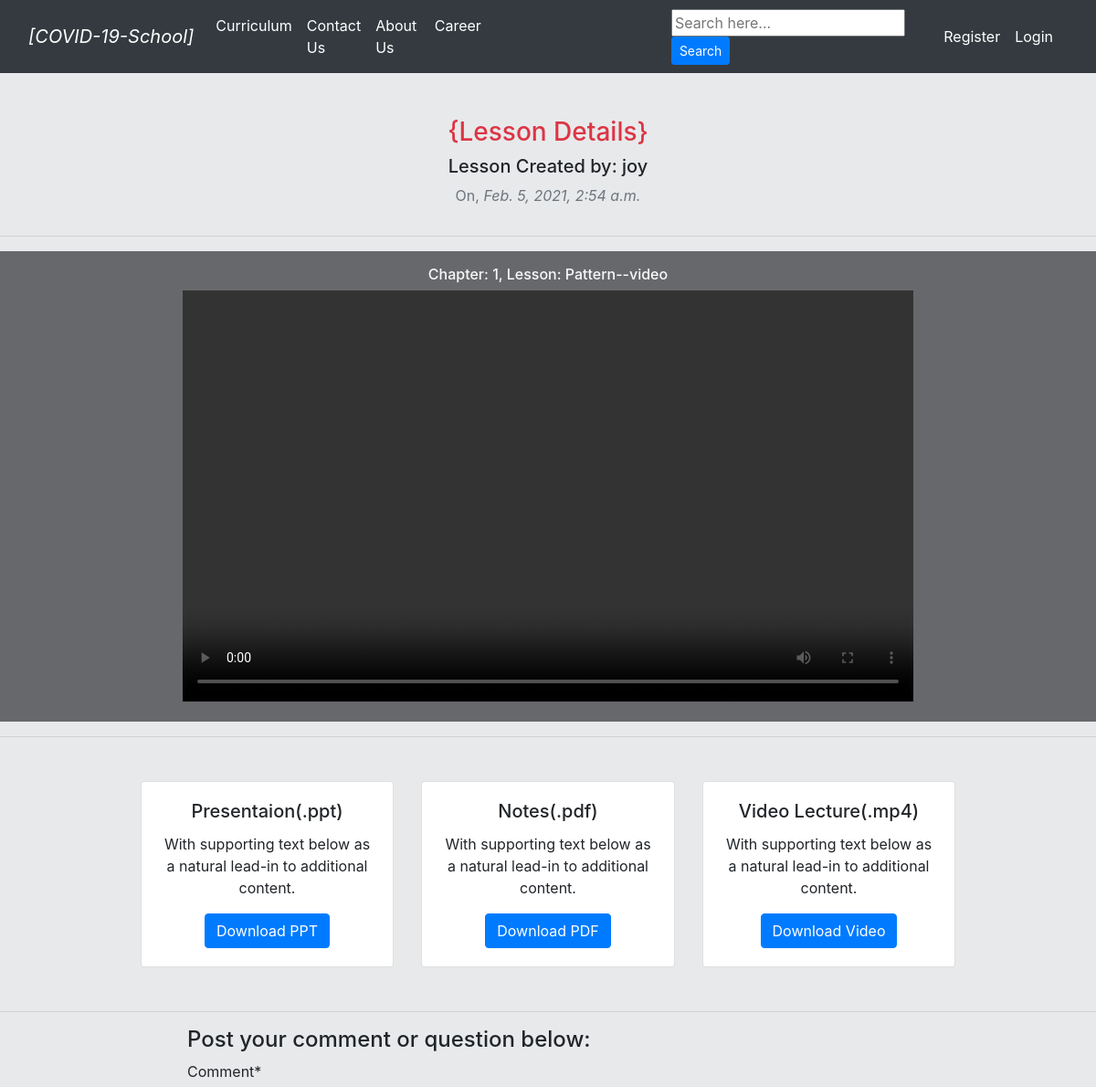
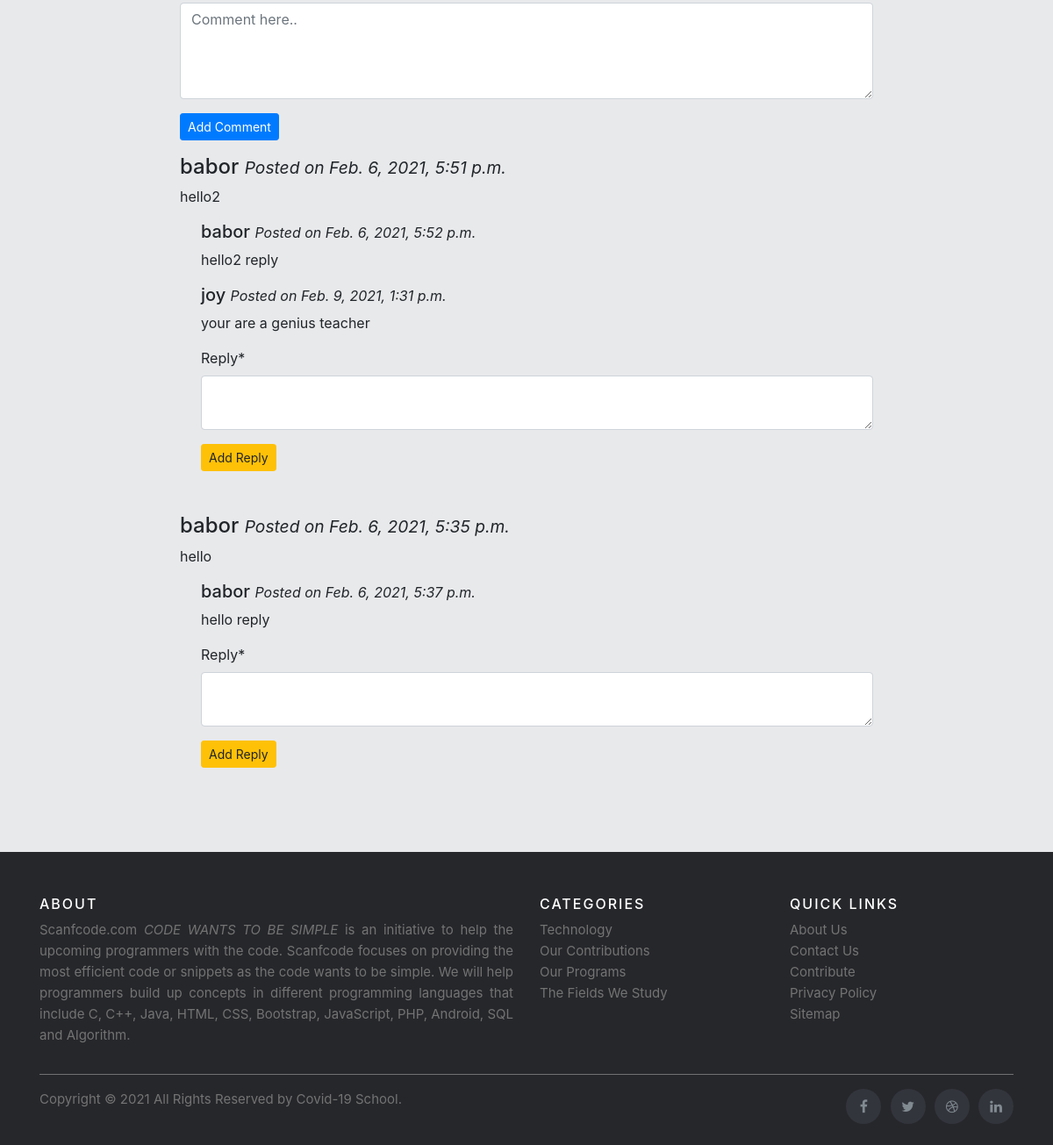
The app's page /curriculum/6th-class/mathematics/pattern/ with its own data (2 pictures, top to bottom).
### curriculum/models.py (models this page shows, shortened)
class Lesson(models.Model):
	lesson_id = models.CharField(max_length=100, unique=True)
	name = models.CharField(max_length=250)
	Standard = models.ForeignKey(Standard, on_delete=models.CASCADE)
	created_by = models.ForeignKey(User, on_delete=models.CASCADE)
	created_at = models.DateTimeField(auto_now_add=True)
	subject = models.ForeignKey(Subject, on_delete=models.CASCADE, related_name='lessons')
	position = models.PositiveSmallIntegerField(verbose_name='chapter no.')
	slug = models.SlugField(null=True, blank=True)
	video = models.FileField(upload_to=save_lesson_files, verbose_name='Video', blank=True, null=True)
	ppt = models.FileField(upload_to=save_lesson_files, verbose_name='Presentation', blank=True)
	Notes = models.FileField(upload_to=save_lesson_files, verbose_name='Notes', blank=True)
	class Meta:
		ordering = ['position']

class Comment(models.Model):
	lesson_name = models.ForeignKey(Lesson, on_delete=models.CASCADE, null=True, related_name='comments')
	comm_name = models.CharField(max_length=100, blank=True)
	author = models.ForeignKey(User, on_delete=models.CASCADE)
	body = models.TextField(max_length=500)
	date_added = models.DateTimeField(auto_now_add=True)
	class Meta:
		ordering = ['-date_added']

class Reply(models.Model):
	comment_name = models.ForeignKey(Comment, on_delete=models.CASCADE, related_name='replies')
	reply_body = models.TextField(max_length=500)
	author = models.ForeignKey(User, on_delete=models.CASCADE)
	date_added = models.DateTimeField(auto_now_add=True)

### curriculum/views.py (the view, shortened to what this page needs)
# urls.py: path('<str:standard>/<str:subject>/<slug:slug>/', LessonDetailView.as_view(), name='lesson_detail'),
class LessonDetailView(DetailView, FormView):
	model = Lesson
	context_object_name = 'lessons'
	template_name = 'curriculum/lesson_detail_view.html'
	form_class = CommentForm
	second_form_class = ReplyForm
	def get_context_data(self, **kwargs):
		context = super(LessonDetailView, self).get_context_data(**kwargs)
		if 'form' not in context:
			context['form'] = self.form_class()
		if 'form2' not in context:
			context['form2'] = self.second_form_class()
		return context

### curriculum/forms.py
class CommentForm(forms.ModelForm):
	class Meta:
		model = Comment
		fields = ['body']
		labels = {'body': 'Comment'}
		widgets = {
			'body': forms.Textarea(attrs={'class':'form-control', 'rows':4, 'cols':50, 'placeholder':'Comment here..'}),
		}

class ReplyForm(forms.ModelForm):
	class Meta:
		model = Reply
		fields = ['reply_body']
		labels = {'reply_body': 'Reply'}
		widgets = {
			'reply_body': forms.Textarea(attrs={'class':'form-control', 'rows':2, 'cols':20}),
		}

### curriculum/templates/curriculum/lesson_detail_view.html (shortened to what this page needs)
{% extends 'base.html' %}
{% load crispy_forms_tags %}
{% block content %}
	<div class="row py-5" style="background-color: #E8E9EB;">
		<div class="col">
			<div class="row text-center">
				<div class="col">
					<h3 class="text-danger">{Lesson Details}</h3>
					<h5 class="">Lesson Created by: {{lessons.created_by}}</h5> <p class="text-secondary">On, <i>{{lessons.created_at}}</i></p>
				</div>
			</div><hr>
			<div class="row bg-faded justify-content-center text-center" style="background-color: #67686b;">
				<div class="col-md-9 my-3">
					<h6 class="text-light">Chapter: {{lessons.position}}, Lesson: {{lessons.name}}--video</h6>
					<video width="800" height="450" controls>
					  <source src="{{lessons.video.url}}" type="video/mp4">
					</video>
				</div>
			</div><hr>
			<div class="row justify-content-center my-5">
				<div class="col-sm-6 col-md-3 text-center">
				    <div class="card">
				      <div class="card-body">
				        <h5 class="card-title">Presentaion(.ppt)</h5>
				        <p class="card-text">With supporting text below as a natural lead-in to additional content.</p>
				        <a href="{{lessons.ppt.url}}" class="btn btn-primary" download>Download PPT</a>
				      </div>
				    </div>
				</div>
				<div class="col-sm-6 col-md-3 text-center">
				    <div class="card">
				      <div class="card-body">
				        <h5 class="card-title">Notes(.pdf)</h5>
				        <p class="card-text">With supporting text below as a natural lead-in to additional content.</p>
				        <a href="{{lessons.Notes.url}}" class="btn btn-primary" download>Download PDF</a>
				      </div>
				    </div>
				</div>
				<div class="col-sm-6 col-md-3 text-center">
				    <div class="card">
				      <div class="card-body">
				        <h5 class="card-title">Video Lecture(.mp4)</h5>
				        <p class="card-text">With supporting text below as a natural lead-in to additional content.</p>
				        <a href="{{lessons.video.url}}" class="btn btn-primary" download>Download Video</a>
				      </div>
				    </div>
				  </div>
			</div><hr>
			<div class="row justify-content-center">
				<div class="col-8">
					<h4>Post your comment or question below:</h4>
					<form method="POST">
						<div class="form-group">
							{{form|crispy}}
							<input type="submit" name="form" value="Add Comment" class="btn btn-primary btn-sm">
						</div>
					</form>
					{% for comment in lessons.comments.all %}
						<h4>{{comment.author}} <small><i>Posted on {{comment.date_added}}</i></small></h4>
						<p>{{comment.body}}</p>
						<div class="ml-4 mb-5">
							{% for reply in comment.replies.all %}
								<h5>{{reply.author}} <small><i>Posted on {{reply.date_added}}</i></small></h5>
								<p>{{reply.reply_body}}</p>
					 		{% endfor %}
							 <form method="POST">
								{{form2|crispy}}
								<input type="submit" name="form2" value="Add Reply" class="btn btn-warning btn-sm">
							</form>
						</div>
					{% endfor %}
				</div>
			</div>
		</div>
	</div>
{% endblock %}

### records on screen
Lesson: created_by "joy", created_at "Feb. 5, 2021, 2:54 a.m.", position "1", name "Pattern"
Comment: author "babor", date_added "Feb. 6, 2021, 5:51 p.m.", body "hello2"
Reply: author "babor", date_added "Feb. 6, 2021, 5:52 p.m.", reply_body "hello2 reply"
Reply: author "joy", date_added "Feb. 9, 2021, 1:31 p.m.", reply_body "your are a genius teacher"
Comment: author "babor", date_added "Feb. 6, 2021, 5:35 p.m.", body "hello"
Reply: author "babor", date_added "Feb. 6, 2021, 5:37 p.m.", reply_body "hello reply"
